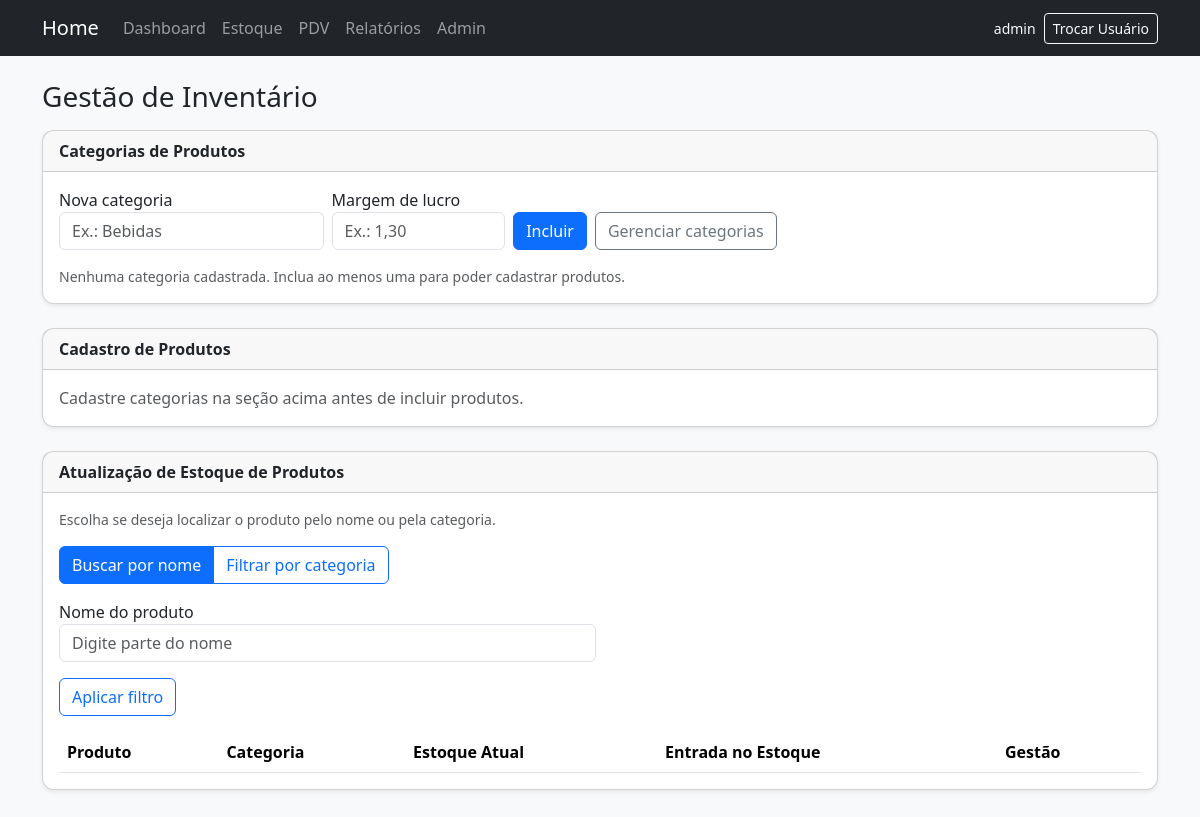
/estoque/ (signed in), run on an earlier commit of the app's database.
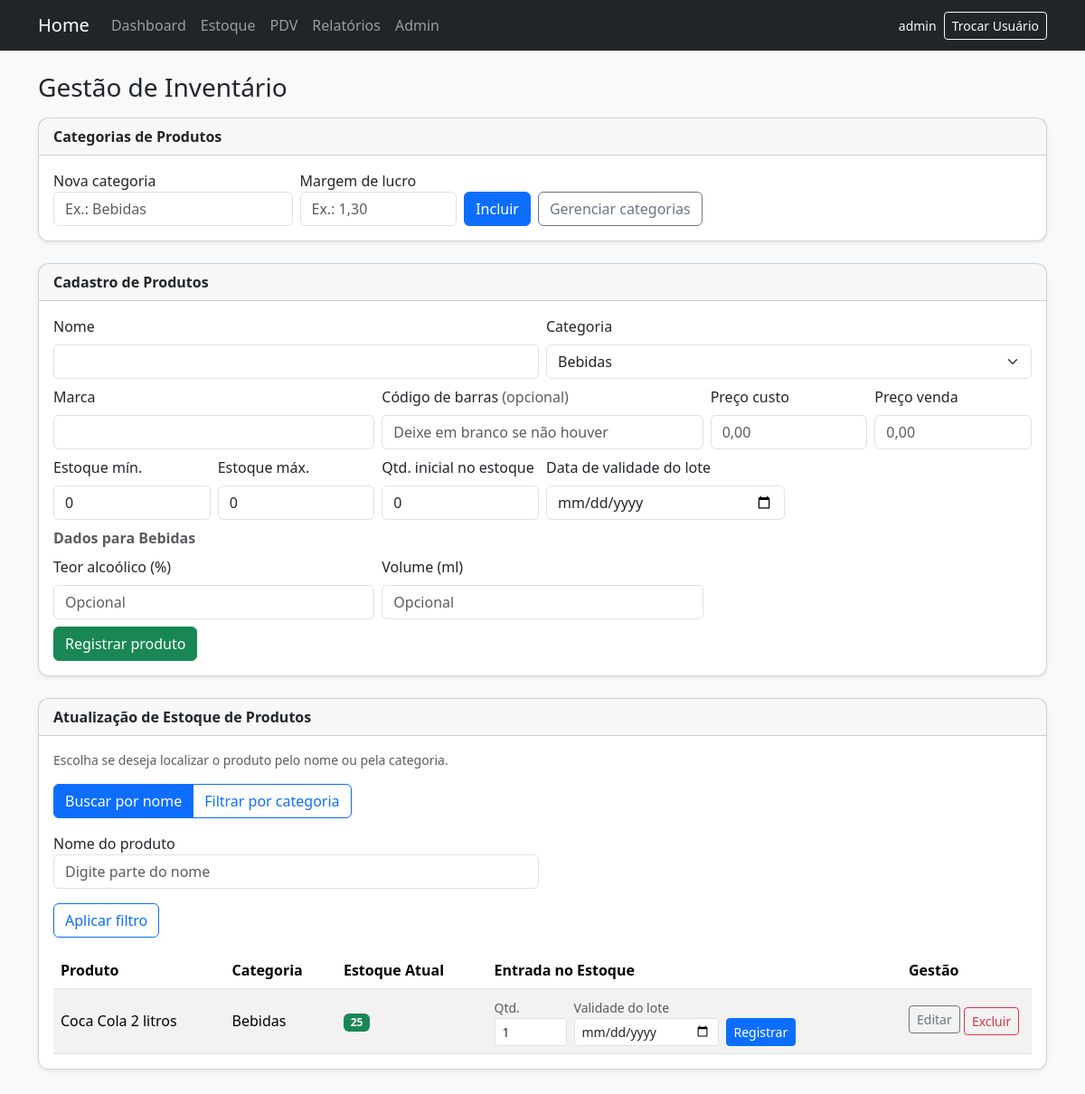
And on a later commit of the database.
### app/models.py (models this page shows, shortened)
class Product(db.Model):
    id = db.Column(db.Integer, primary_key=True)
    nome = db.Column(db.String(120), nullable=False)
    categoria_id = db.Column(db.Integer, db.ForeignKey("category.id"), nullable=False)
    marca = db.Column(db.String(80), nullable=False)
    codigo_barras = db.Column(db.String(30), unique=True, nullable=True)
    preco_custo = db.Column(db.Numeric(10, 2), nullable=False)
    preco_venda = db.Column(db.Numeric(10, 2), nullable=False)
    estoque_min = db.Column(db.Integer, nullable=False, default=0)
    estoque_max = db.Column(db.Integer, nullable=False, default=0)
    teor_alcoolico = db.Column(db.Float)
    volume_ml = db.Column(db.Integer)
    tipo_tabacaria = db.Column(db.String(50))
    peso_g = db.Column(db.Integer)
    sabor = db.Column(db.String(50))
    created_at = db.Column(db.DateTime, default=datetime.utcnow)
    categoria = db.relationship("Category", back_populates="produtos")
    lotes = db.relationship("Batch", back_populates="produto", cascade="all, delete-orphan")
    movimentacoes = db.relationship("StockMovement", back_populates="produto")
    @property
    def estoque_total(self) -> int:
        return sum(lote.quantidade for lote in self.lotes)
    @property
    def estoque_baixo(self) -> bool:
        return self.estoque_total <= self.estoque_min

class Category(db.Model):
    id = db.Column(db.Integer, primary_key=True)
    nome = db.Column(db.String(40), unique=True, nullable=False)
    margem_de_lucro = db.Column(db.Numeric(8, 2), nullable=False, default=Decimal("1.10"))
    produtos = db.relationship("Product", back_populates="categoria")

class Batch(db.Model):
    id = db.Column(db.Integer, primary_key=True)
    produto_id = db.Column(db.Integer, db.ForeignKey("product.id"), nullable=False)
    quantidade = db.Column(db.Integer, nullable=False, default=0)
    data_validade = db.Column(db.Date, nullable=False)
    data_entrada = db.Column(db.DateTime, default=datetime.utcnow, nullable=False)
    produto = db.relationship("Product", back_populates="lotes")

### app/routes/estoque.py (the view)
@estoque_bp.route("/")
@login_required
def listar():
    modo_raw = (request.args.get("modo") or "").strip()
    categoria = (request.args.get("categoria") or "").strip() or None
    q = (request.args.get("q") or "").strip()
    if modo_raw in ("busca", "categoria"):
        modo = modo_raw
    elif categoria:
        modo = "categoria"
    else:
        modo = "busca"
    query = Product.query
    if modo == "busca" and q:
        query = query.filter(Product.nome.ilike(f"%{q}%"))
    elif modo == "categoria" and categoria:
        query = query.join(Product.categoria).filter_by(nome=categoria)
    produtos = query.order_by(Product.nome).all()
    categorias = Category.query.order_by(Category.nome).all()
    return render_template(
        "estoque/listar.html",
        produtos=produtos,
        categorias=categorias,
        filtro_categoria=categoria or "",
        filtro_modo=modo,
        filtro_busca=q,
    )

### app/models.py (called while the page is built)
@login_manager.user_loader
def load_user(user_id: str):
    return User.query.get(int(user_id))

    @property
    def is_admin(self) -> bool:
        return self.role == "admin"

### app/templates/estoque/listar.html (shortened to what the changed rows need)
{% extends 'base.html' %}
{% block content %}
  {% macro linha_estoque_produto(produto) %}
          <tr>
            <td>{{ produto.nome }}</td>
            <td>{{ produto.categoria.nome }}</td>
            <td>
              <span class="badge {% if produto.estoque_baixo %}text-bg-danger{% else %}text-bg-success{% endif %}">
                {{ produto.estoque_total }}
              </span>
            </td>
            <td>
              <form method="post" action="{{ url_for('estoque.entrada_rapida', produto_id=produto.id) }}" class="row g-1 g-sm-2 align-items-end">
                <div class="col-auto">
                  <label class="form-label mb-0 small text-muted" for="er-qtd-{{ produto.id }}">Qtd.</label>
                  <input id="er-qtd-{{ produto.id }}" type="number" name="quantidade" min="1" value="1" class="form-control form-control-sm" style="width: 5rem;">
                </div>
                <div class="col-auto">
                  <label class="form-label mb-0 small text-muted" for="er-val-{{ produto.id }}">Validade do lote</label>
                  <input id="er-val-{{ produto.id }}" type="date" name="data_validade" class="form-control form-control-sm" style="width: 10rem;" required>
                </div>
                <div class="col-auto">
                  <button class="btn btn-sm btn-primary">Registrar</button>
                </div>
              </form>
            </td>
            <td class="text-nowrap">
              <button
                type="button"
                class="btn btn-sm btn-outline-secondary js-abrir-editar mb-1"
                data-bs-toggle="modal"
                data-bs-target="#modalEditarProduto"
                data-id="{{ produto.id }}"
                data-nome="{{ produto.nome | e }}"
                data-categoria-id="{{ produto.categoria_id }}"
                data-marca="{{ produto.marca | e }}"
                data-codigo="{{ (produto.codigo_barras or '') | e }}"
                data-preco-custo="{{ produto.preco_custo }}"
                data-preco-venda="{{ produto.preco_venda }}"
                data-estoque-min="{{ produto.estoque_min }}"
                data-estoque-max="{{ produto.estoque_max }}"
                data-teor="{{ produto.teor_alcoolico if produto.teor_alcoolico is not none else '' }}"
                data-volume="{{ produto.volume_ml if produto.volume_ml is not none else '' }}"
                data-tipo-tab="{{ (produto.tipo_tabacaria or '') | e }}"
                data-peso="{{ produto.peso_g if produto.peso_g is not none else '' }}"
                data-sabor="{{ (produto.sabor or '') | e }}"
                data-cat-nome="{{ produto.categoria.nome | e }}">Editar</button>
              <form method="post" action="{{ url_for('estoque.produto_excluir', produto_id=produto.id) }}" class="d-inline"
                    onsubmit="return confirm('Excluir este produto? Lotes, movimentações e histórico deste item serão apagados.');">
                <button type="submit" class="btn btn-sm btn-outline-danger">Excluir</button>
              </form>
            </td>
          </tr>
  {% endmacro %}
  <div class="d-flex justify-content-between align-items-center mb-3">
    <h1 class="h3 mb-0">Gestão de Inventário</h1>
  </div>
  <div class="card mb-4 shadow-sm">
    <div class="card-body">
      <form method="post" action="{{ url_for('estoque.categoria_criar') }}" class="row g-2 align-items-end">
        <div class="col-md-4 col-lg-3">
        </div>
        <div class="col-md-3 col-lg-2">
        </div>
        <div class="col-auto d-flex flex-wrap align-items-end gap-2">
        </div>
      </form>
      {% if not categorias %}
        <p class="text-muted small mb-0 mt-3">Nenhuma categoria cadastrada. Inclua ao menos uma para poder cadastrar produtos.</p>
      {% endif %}
    </div>
  </div>
  <div class="card mb-4 shadow-sm">
    <div class="card-body">
      {% if categorias %}
        <form method="post" action="{{ url_for('estoque.produto_criar') }}" class="js-form-produto">
          <div class="row g-2 mb-2">
            <div class="col-md-6">
              <label class="form-label">Nome</label>
              <input type="text" name="nome" class="form-control" required maxlength="120">
            </div>
            <div class="col-md-6">
              <label class="form-label">Categoria</label>
              <select name="categoria_id" class="form-select js-categoria-select" required>
                {% for cat in categorias %}
                  <option value="{{ cat.id }}" data-nome="{{ cat.nome }}" data-margem-lucro="{{ '%.2f'|format(cat.margem_de_lucro|float) }}">{{ cat.nome }}</option>
                {% endfor %}
              </select>
            </div>
            <div class="col-md-4">
              <label class="form-label">Marca</label>
              <input type="text" name="marca" class="form-control" required maxlength="80">
            </div>
            <div class="col-md-4">
              <label class="form-label">Código de barras <span class="text-muted fw-normal">(opcional)</span></label>
              <input type="text" name="codigo_barras" class="form-control" maxlength="30" placeholder="Deixe em branco se não houver">
            </div>
            <div class="col-md-2">
              <label class="form-label">Preço custo</label>
              <input type="text" name="preco_custo" class="form-control js-preco-custo" required inputmode="decimal" placeholder="0,00" autocomplete="off">
            </div>
            <div class="col-md-2">
              <label class="form-label">Preço venda</label>
              <input type="text" name="preco_venda" class="form-control js-preco-venda" required inputmode="decimal" placeholder="0,00" title="Calculado: preço custo × margem da categoria (pode ajustar manualmente).">
            </div>
            <div class="col-md-2">
              <label class="form-label">Estoque mín.</label>
              <input type="number" name="estoque_min" class="form-control" min="0" value="0">
            </div>
            <div class="col-md-2">
              <label class="form-label">Estoque máx.</label>
              <input type="number" name="estoque_max" class="form-control" min="0" value="0">
            </div>
            <div class="col-md-2">
              <label class="form-label">Qtd. inicial no estoque</label>
              <input type="number" name="quantidade_inicial" class="form-control" min="0" value="0" title="Se maior que zero, informe a data de validade do lote">
            </div>
            <div class="col-md-3">
              <label class="form-label">Data de validade do lote</label>
              <input type="date" name="data_validade" class="form-control" title="Obrigatória se a quantidade inicial for maior que zero">
            </div>
          </div>
          <div class="js-extra-bebidas row g-2 mb-2 d-none">
            <div class="col-12 text-muted medium"><b>Dados para Bebidas</b></div>
            <div class="col-md-4">
              <label class="form-label">Teor alcoólico (%)</label>
              <input type="number" step="any" name="teor_alcoolico" class="form-control" placeholder="Opcional">
            </div>
            <div class="col-md-4">
              <label class="form-label">Volume (ml)</label>
              <input type="number" name="volume_ml" class="form-control" min="0" placeholder="Opcional">
            </div>
          </div>
          <button type="submit" class="btn btn-success">Registrar produto</button>
        </form>
      {% else %}
        <p class="text-muted mb-0">Cadastre categorias na seção acima antes de incluir produtos.</p>
      {% endif %}
    </div>
  </div>
  <div class="card mb-4 shadow-sm">
    <div class="card-body">
      <div class="table-responsive">
        <table class="table table-striped align-middle mb-0">
          <thead>
            <tr>
              <th>Produto</th>
              <th>Categoria</th>
              <th>Estoque Atual</th>
              <th>Entrada no Estoque</th>
              <th style="width: 9rem;">Gestão</th>
            </tr>
          </thead>
          <tbody>
            {% for produto in produtos %}
              {% if loop.index <= 3 %}
                {{ linha_estoque_produto(produto) }}
              {% endif %}
            {% endfor %}
          </tbody>
        </table>
      </div>
    </div>
  </div>
{% endblock %}

What changed in the data, as far as the page shows it:
added Product: nome "Coca Cola 2 litros", categoria.nome "Bebidas", estoque_total "25", quantidade "1"
Also different on the page:
form field categoria_id: (not shown) → "Bebidas"
form field estoque_min: (not shown) → "0"
form field estoque_max: (not shown) → "0"
form field quantidade_inicial: (not shown) → "0"
text no longer shown: "Nenhuma categoria cadastrada. Inclua ao menos uma para poder cadastrar produtos. Cadastre categorias na seção acima antes de incluir produtos."
text now shown: "Nome Categoria Marca Código de barras (opcional) Preço custo Preço venda Estoque mín. Estoque máx. Qtd. inicial no estoque Data de validade do lote Dados para Bebidas Teor alcoólico (%) Volume (ml) Registrar produto"
